Frame 1 (no input): blank canvas, image omitted
Frame 60 (no input): blank canvas, image omitted
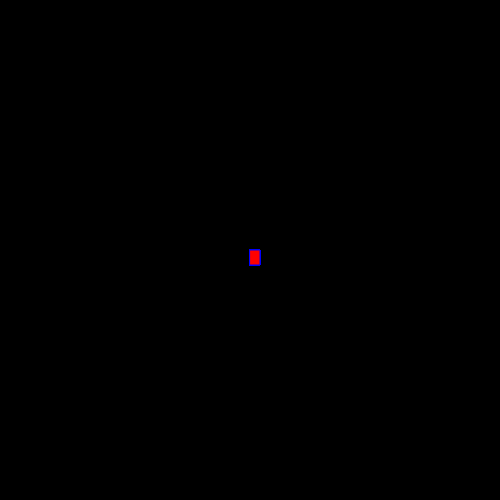
Frame 120 (the mouse pressed at the canvas centre since frame 60)

The p5.js sketch whose frames 1 and 60 were blank and that drew this single picture after the mouse press (run headless with seeded random() and noise() and a simulated clock; from frame 60 on, the mouse is pressed at the canvas centre):

// p5.js sketch
// ── sketch.js
function setup() {
    createCanvas(500, 500);
    background("black");
  }
  
  function draw() {
    stroke("blue");
    fill("red");
  
    // console.log(mouseIsPressed);
  
    if (mouseIsPressed) {
      rect(mouseX, mouseY, 10, 15);
    }
  }
  
